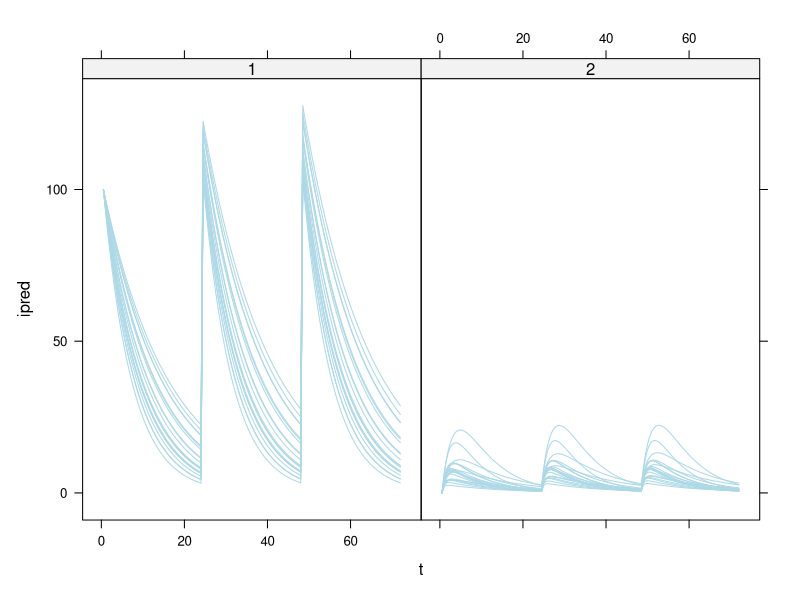

Recreate this plot in R.

### Pirana-generated deSolve code
library (deSolve)
library (MASS)
library (lattice)

### Dose and time Settings
A_init     <- rep(0, 2)  # Initial state of ODE system
n_doses    <- 3
dose_cmt   <- 1
ii         <- 24
dose_times <- seq (from = 0, by=ii, to=n_doses*ii)
dose_amts  <- c(rep (100, n_doses), 0)
times      <- seq(from=0, to=ii*n_doses, by=.5)  # Integration window and stepsize
obs_c      <- c(1:2)  # Observation compartments
n_ind      <- 20
n_par      <- 10

### Parameters
theta <- c(0.1, 0.1, 0.1, 0.1, 1)
mat <- c((0.1),
         0, (0.1),
         0, 0, (0.1))
trans.lower <- function(x,y) { ifelse(y<x, x*(x-1)/2 + y, y*(y-1)/2 + x) }
full.mat <- function(p) { outer(1:p,1:p, trans.lower) }
omega <- matrix (mat[full.mat(3)], nrow=3, byrow=T)
etas   <- mvrnorm(n = n_ind, mu=rep(0, 3), Sigma=omega )

draw_params <- function (eta) {
  p <- list()  # Parameter list 
  p$CL <- theta[1]*exp(eta[1]) 
  p$V  <- theta[2]*exp(eta[2]) 
  p$KA <- theta[3]*exp(eta[3]) 
  p$S1 <- p$V 
  return(p)
}

### ODE system
des <- function (t, A, p) {  # ODE system 
  p$K20 <- p$CL/p$V
  dAdt_1 <- -p$KA*A[1] 
  dAdt_2 <- -p$K20*A[2]  +p$KA*A[1]
  return ( list ( c (  dAdt_1, dAdt_2 ) ) )
}

### Perform numerical integration, collect data
num_int_wrapper<- function (i, times, A_init, des, p_ind) {
  des_out <- lsoda(A_init, times, des, p_ind)
  dat_ind <- c()
  for (j in 1:length(obs_c)) {
    dat_ind <- rbind (dat_ind, cbind(i, t=des_out[,1], comp=obs_c[j], ipred=des_out[,(obs_c[j]+1)]))
  }
  return(data.frame(dat_ind))
}

comb_dat <- c()
for (i in 1:n_ind) {
  p_ind   <- draw_params (eta = etas[i,])
  for (k in 1:(length(dose_times)-1)) {
    if (k > 1) {
      A_upd <- dat_ind[dat_ind$t==tail(time_window,1),]$ipred
    } else {
      A_upd <- A_init
    }
    A_upd[dose_cmt] <- A_upd[dose_cmt] + dose_amts[k]
    time_window <- times[(times > dose_times[k]) & (times <= dose_times[k+1])]
    dat_ind <- num_int_wrapper (i, time_window, A_upd, des, p_ind)
    comb_dat <- rbind (comb_dat, dat_ind)
  }
}

### Plot
xyplot ( ipred~t|as.factor(comp), group=i, data=data.frame(comb_dat),
         type='l', col='lightblue' )
